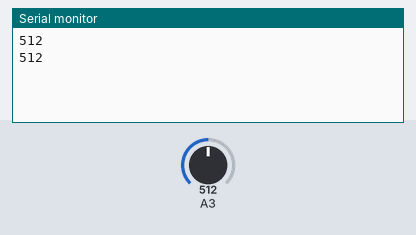
Simulated run of this sketch. Board: Arduino Uno, built with avr-gcc and run on an emulated ATmega328P. Parts: the last lines printed to the serial monitor. The inputs (shaded band) are chosen by the test bench; at power-on: A3 = 512.

Above: at 1.8 s.
1.9 s: A3 set to 716
At 2.4 s:
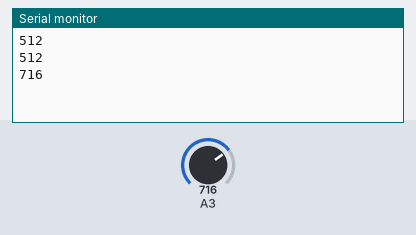
3.4 s: A3 set to 900
At 4.8 s:
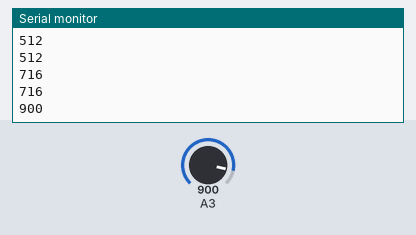
Timing chart, 0 to 6.4 s (numbered marks = the images above; inputs shaded):
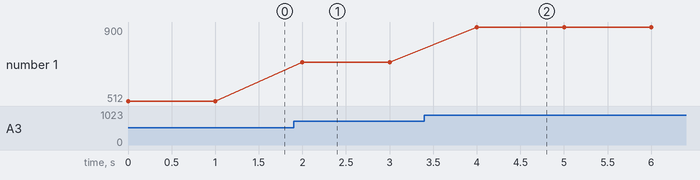

The sketch:

sketch_oct21a.ino
```cpp
int val;
void setup()
{
  Serial.begin(9600);
  analogReference(EXTERNAL);
}

void loop()
{
  val=analogRead(A3);
  Serial.println(val);
  delay(1000);
}
```

Measured:
- after the input at 1.9 s, the serial monitor: prints a new line after 0.10 s (image 1)
- after the input at 3.4 s, the serial monitor: prints a new line after 0.60 s (image 2)
- plotted number 1: 512 → 716 after the input at 1.9 s, 716 → 900 after the input at 3.4 s
